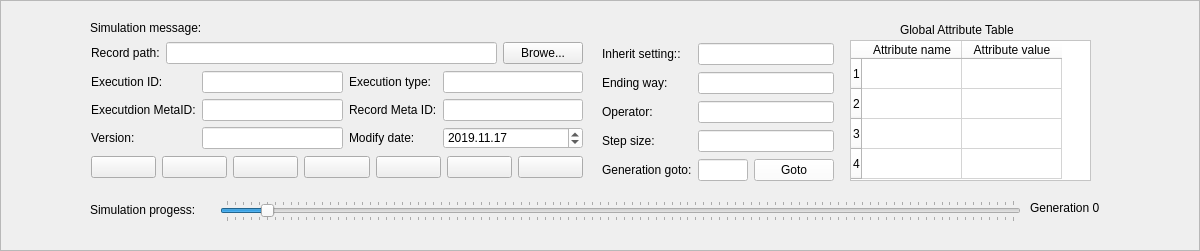
  <widget class="QFrame" name="frame_2">
   <property name="enabled">
    <bool>true</bool>
   </property>
   <property name="geometry">
    <rect>
     <x>0</x>
     <y>0</y>
     <width>1200</width>
     <height>251</height>
    </rect>
   </property>
   <property name="toolTipDuration">
    <number>2</number>
   </property>
   <property name="styleSheet">
    <string notr="true"/>
   </property>
   <property name="frameShape">
    <enum>QFrame::StyledPanel</enum>
   </property>
   <property name="frameShadow">
    <enum>QFrame::Raised</enum>
   </property>
   <widget class="QLabel" name="label_151">
    <property name="geometry">
     <rect>
      <x>90</x>
      <y>20</y>
      <width>121</width>
      <height>16</height>
     </rect>
    </property>
    <property name="text">
     <string>Simulation message:</string>
    </property>
   </widget>
   <widget class="QTableWidget" name="tableWidget_7">
    <property name="geometry">
     <rect>
      <x>850</x>
      <y>40</y>
      <width>241</width>
      <height>141</height>
     </rect>
    </property>
    <property name="styleSheet">
     <string notr="true">background-color: rgb(255, 255, 255);
</string>
    </property>
    <row>
     <property name="text">
      <string>1</string>
     </property>
    </row>
    <row>
     <property name="text">
      <string>2</string>
     </property>
    </row>
    <row>
     <property name="text">
      <string>3</string>
     </property>
    </row>
    <row>
     <property name="text">
      <string>4</string>
     </property>
    </row>
    <column>
     <property name="text">
      <string>Attribute name</string>
     </property>
    </column>
    <column>
     <property name="text">
      <string>Attribute value</string>
     </property>
    </column>
    <item row="0" column="0">
     <property name="text">
      <string/>
     </property>
    </item>
    <item row="0" column="1">
     <property name="text">
      <string/>
     </property>
    </item>
    <item row="1" column="0">
     <property name="text">
      <string/>
     </property>
    </item>
    <item row="1" column="1">
     <property name="text">
      <string/>
     </property>
    </item>
   </widget>
   <widget class="QLabel" name="label_159">
    <property name="geometry">
     <rect>
      <x>900</x>
      <y>20</y>
      <width>141</width>
      <height>20</height>
     </rect>
    </property>
    <property name="text">
     <string>Global Attribute Table</string>
    </property>
   </widget>
   <widget class="QSlider" name="horizontalSlider">
    <property name="geometry">
     <rect>
      <x>220</x>
      <y>200</y>
      <width>801</width>
      <height>22</height>
     </rect>
    </property>
    <property name="layoutDirection">
     <enum>Qt::LeftToRight</enum>
    </property>
    <property name="value">
     <number>5</number>
    </property>
    <property name="orientation">
     <enum>Qt::Horizontal</enum>
    </property>
    <property name="tickPosition">
     <enum>QSlider::TicksBothSides</enum>
    </property>
   </widget>
   <widget class="QLabel" name="label_160">
    <property name="geometry">
     <rect>
      <x>90</x>
      <y>200</y>
      <width>121</width>
      <height>20</height>
     </rect>
    </property>
    <property name="text">
     <string>Simulation progess:</string>
    </property>
   </widget>
   <widget class="QLabel" name="label">
    <property name="geometry">
     <rect>
      <x>1030</x>
      <y>200</y>
      <width>91</width>
      <height>16</height>
     </rect>
    </property>
    <property name="text">
     <string>Generation 0</string>
    </property>
   </widget>
   <widget class="QWidget" name="layoutWidget">
    <property name="geometry">
     <rect>
      <x>602</x>
      <y>42</y>
      <width>232</width>
      <height>141</height>
     </rect>
    </property>
    <layout class="QGridLayout" name="gridLayout_7">
     <item row="3" column="1">
      <widget class="QLineEdit" name="lineEdit_86">
       <property name="styleSheet">
        <string notr="true">background-color: rgb(255, 255, 255);
</string>
       </property>
       <property name="text">
        <string/>
       </property>
      </widget>
     </item>
     <item row="1" column="0">
      <widget class="QLabel" name="label_157">
       <property name="text">
        <string>Ending way:</string>
       </property>
      </widget>
     </item>
     <item row="0" column="0">
      <widget class="QLabel" name="label_156">
       <property name="text">
        <string>Inherit setting::</string>
       </property>
      </widget>
     </item>
     <item row="2" column="1">
      <widget class="QLineEdit" name="lineEdit_88">
       <property name="styleSheet">
        <string notr="true">background-color: rgb(255, 255, 255);
</string>
       </property>
       <property name="text">
        <string/>
       </property>
      </widget>
     </item>
     <item row="3" column="0">
      <widget class="QLabel" name="label_158">
       <property name="text">
        <string>Step size:</string>
       </property>
      </widget>
     </item>
     <item row="2" column="0">
      <widget class="QLabel" name="label_164">
       <property name="text">
        <string>Operator:</string>
       </property>
      </widget>
     </item>
     <item row="1" column="1">
      <widget class="QLineEdit" name="lineEdit_9">
       <property name="styleSheet">
        <string notr="true">
background-color: rgb(255, 255, 255);</string>
       </property>
       <property name="text">
        <string/>
       </property>
      </widget>
     </item>
     <item row="0" column="1">
      <widget class="QLineEdit" name="lineEdit_8">
       <property name="styleSheet">
        <string notr="true">
background-color: rgb(255, 255, 255);</string>
       </property>
       <property name="text">
        <string/>
       </property>
      </widget>
     </item>
     <item row="4" column="0">
      <widget class="QLabel" name="label_161">
       <property name="text">
        <string>Generation goto:</string>
       </property>
      </widget>
     </item>
     <item row="4" column="1">
      <layout class="QHBoxLayout" name="horizontalLayout_5">
       <item>
        <widget class="QLineEdit" name="lineEdit_85">
         <property name="styleSheet">
          <string notr="true">background-color: rgb(255, 255, 255);
</string>
         </property>
         <property name="text">
          <string/>
         </property>
        </widget>
       </item>
       <item>
        <widget class="QPushButton" name="pushButton_3">
         <property name="styleSheet">
          <string notr="true">background-color: rgb(255, 255, 255);
</string>
         </property>
         <property name="text">
          <string>Goto</string>
         </property>
        </widget>
       </item>
      </layout>
     </item>
    </layout>
   </widget>
   <widget class="QWidget" name="layoutWidget_2">
    <property name="geometry">
     <rect>
      <x>91</x>
      <y>41</y>
      <width>492</width>
      <height>138</height>
     </rect>
    </property>
    <layout class="QVBoxLayout" name="verticalLayout">
     <item>
      <layout class="QHBoxLayout" name="horizontalLayout_8">
       <item>
        <widget class="QLabel" name="label_154">
         <property name="text">
          <string>Record path:</string>
         </property>
        </widget>
       </item>
       <item>
        <widget class="QLineEdit" name="lineEdit_83">
         <property name="styleSheet">
          <string notr="true">background-color: rgb(255, 255, 255);
</string>
         </property>
         <property name="text">
          <string/>
         </property>
        </widget>
       </item>
       <item>
        <widget class="QPushButton" name="pushButton_46">
         <property name="text">
          <string>Browe...</string>
         </property>
        </widget>
       </item>
      </layout>
     </item>
     <item>
      <layout class="QGridLayout" name="gridLayout_10">
       <item row="0" column="0">
        <widget class="QLabel" name="label_150">
         <property name="text">
          <string>Execution ID:</string>
         </property>
        </widget>
       </item>
       <item row="0" column="1">
        <widget class="QLineEdit" name="lineEdit_81">
         <property name="styleSheet">
          <string notr="true">background-color: rgb(255, 255, 255);
</string>
         </property>
         <property name="text">
          <string/>
         </property>
        </widget>
       </item>
       <item row="0" column="2">
        <widget class="QLabel" name="label_149">
         <property name="text">
          <string>Execution type:</string>
         </property>
        </widget>
       </item>
       <item row="0" column="3">
        <widget class="QLineEdit" name="lineEdit_127">
         <property name="styleSheet">
          <string notr="true">background-color: rgb(255, 255, 255);
</string>
         </property>
         <property name="text">
          <string/>
         </property>
        </widget>
       </item>
       <item row="1" column="0">
        <widget class="QLabel" name="label_153">
         <property name="text">
          <string>Executdion MetaID:</string>
         </property>
        </widget>
       </item>
       <item row="1" column="1">
        <widget class="QLineEdit" name="lineEdit_82">
         <property name="styleSheet">
          <string notr="true">background-color: rgb(255, 255, 255);
</string>
         </property>
         <property name="text">
          <string/>
         </property>
        </widget>
       </item>
       <item row="1" column="2">
        <widget class="QLabel" name="label_155">
         <property name="text">
          <string>Record Meta ID:</string>
         </property>
        </widget>
       </item>
       <item row="1" column="3">
        <widget class="QLineEdit" name="lineEdit_84">
         <property name="styleSheet">
          <string notr="true">background-color: rgb(255, 255, 255);
</string>
         </property>
         <property name="text">
          <string/>
         </property>
        </widget>
       </item>
       <item row="2" column="0">
        <widget class="QLabel" name="label_162">
         <property name="text">
          <string>Version:</string>
         </property>
        </widget>
       </item>
       <item row="2" column="1">
        <widget class="QLineEdit" name="lineEdit_87">
         <property name="styleSheet">
          <string notr="true">background-color: rgb(255, 255, 255);
</string>
         </property>
         <property name="text">
          <string/>
         </property>
        </widget>
       </item>
       <item row="2" column="2">
        <widget class="QLabel" name="label_163">
         <property name="text">
          <string>Modify date:</string>
         </property>
        </widget>
       </item>
       <item row="2" column="3">
        <widget class="QDateEdit" name="dateEdit_7">
         <property name="styleSheet">
          <string notr="true">background-color: rgb(255, 255, 255);
</string>
         </property>
         <property name="dateTime">
          <datetime>
           <hour>0</hour>
           <minute>0</minute>
           <second>0</second>
           <year>2019</year>
           <month>11</month>
           <day>17</day>
          </datetime>
         </property>
         <property name="displayFormat">
          <string>yyyy.MM.dd</string>
         </property>
        </widget>
       </item>
      </layout>
     </item>
     <item>
      <layout class="QHBoxLayout" name="horizontalLayout_3">
       <item>
        <widget class="QPushButton" name="pushButton_50">
         <property name="toolTip">
          <string>&lt;html&gt;&lt;head/&gt;&lt;body&gt;&lt;p&gt;跳转&lt;/p&gt;&lt;/body&gt;&lt;/html&gt;</string>
         </property>
         <property name="whatsThis">
          <string>&lt;html&gt;&lt;head/&gt;&lt;body&gt;&lt;p&gt;&lt;br/&gt;&lt;/p&gt;&lt;/body&gt;&lt;/html&gt;</string>
         </property>
         <property name="styleSheet">
          <string notr="true">image: url(:/icon/快进.ico);</string>
         </property>
         <property name="text">
          <string/>
         </property>
        </widget>
       </item>
       <item>
        <widget class="QPushButton" name="pushButton_40">
         <property name="toolTip">
          <string>&lt;html&gt;&lt;head/&gt;&lt;body&gt;&lt;p&gt;继续&lt;/p&gt;&lt;/body&gt;&lt;/html&gt;</string>
         </property>
         <property name="whatsThis">
          <string>&lt;html&gt;&lt;head/&gt;&lt;body&gt;&lt;p&gt;继续&lt;/p&gt;&lt;/body&gt;&lt;/html&gt;</string>
         </property>
         <property name="styleSheet">
          <string notr="true">image: url(:/icon/播放按钮.ico);</string>
         </property>
         <property name="text">
          <string/>
         </property>
        </widget>
       </item>
       <item>
        <widget class="QPushButton" name="pushButton_41">
         <property name="toolTip">
          <string>&lt;html&gt;&lt;head/&gt;&lt;body&gt;&lt;p&gt;暂停&lt;/p&gt;&lt;/body&gt;&lt;/html&gt;</string>
         </property>
         <property name="whatsThis">
          <string>&lt;html&gt;&lt;head/&gt;&lt;body&gt;&lt;p&gt;暂停&lt;/p&gt;&lt;/body&gt;&lt;/html&gt;</string>
         </property>
         <property name="styleSheet">
          <string notr="true">image: url(:/icon/暂停.ico);</string>
         </property>
         <property name="text">
          <string/>
         </property>
        </widget>
       </item>
       <item>
        <widget class="QPushButton" name="pushButton_39">
         <property name="toolTip">
          <string>&lt;html&gt;&lt;head/&gt;&lt;body&gt;&lt;p&gt;终止&lt;/p&gt;&lt;/body&gt;&lt;/html&gt;</string>
         </property>
         <property name="whatsThis">
          <string>&lt;html&gt;&lt;head/&gt;&lt;body&gt;&lt;p&gt;终止&lt;/p&gt;&lt;/body&gt;&lt;/html&gt;</string>
         </property>
         <property name="styleSheet">
          <string notr="true">image: url(:/icon/停止.ico);</string>
         </property>
         <property name="text">
          <string/>
         </property>
        </widget>
       </item>
       <item>
        <widget class="QPushButton" name="pushButton_38">
         <property name="toolTip">
          <string>&lt;html&gt;&lt;head/&gt;&lt;body&gt;&lt;p&gt;上一步&lt;/p&gt;&lt;/body&gt;&lt;/html&gt;</string>
         </property>
         <property name="whatsThis">
          <string>&lt;html&gt;&lt;head/&gt;&lt;body&gt;&lt;p&gt;前一步&lt;/p&gt;&lt;/body&gt;&lt;/html&gt;</string>
         </property>
         <property name="styleSheet">
          <string notr="true">image: url(:/icon/倒退.ico);</string>
         </property>
         <property name="text">
          <string/>
         </property>
        </widget>
       </item>
       <item>
        <widget class="QPushButton" name="pushButton_35">
         <property name="toolTip">
          <string>&lt;html&gt;&lt;head/&gt;&lt;body&gt;&lt;p&gt;下一步&lt;/p&gt;&lt;/body&gt;&lt;/html&gt;</string>
         </property>
         <property name="whatsThis">
          <string>&lt;html&gt;&lt;head/&gt;&lt;body&gt;&lt;p&gt;后一步&lt;/p&gt;&lt;/body&gt;&lt;/html&gt;</string>
         </property>
         <property name="styleSheet">
          <string notr="true">image: url(:/icon/下一个.ico);</string>
         </property>
         <property name="text">
          <string/>
         </property>
        </widget>
       </item>
       <item>
        <widget class="QPushButton" name="pushButton_36">
         <property name="toolTip">
          <string>&lt;html&gt;&lt;head/&gt;&lt;body&gt;&lt;p&gt;断点&lt;/p&gt;&lt;/body&gt;&lt;/html&gt;</string>
         </property>
         <property name="whatsThis">
          <string>&lt;html&gt;&lt;head/&gt;&lt;body&gt;&lt;p&gt;设置断点&lt;/p&gt;&lt;/body&gt;&lt;/html&gt;</string>
         </property>
         <property name="styleSheet">
          <string notr="true">image: url(:/icon/取消.ico);</string>
         </property>
         <property name="text">
          <string/>
         </property>
        </widget>
       </item>
      </layout>
     </item>
    </layout>
   </widget>
  </widget>
